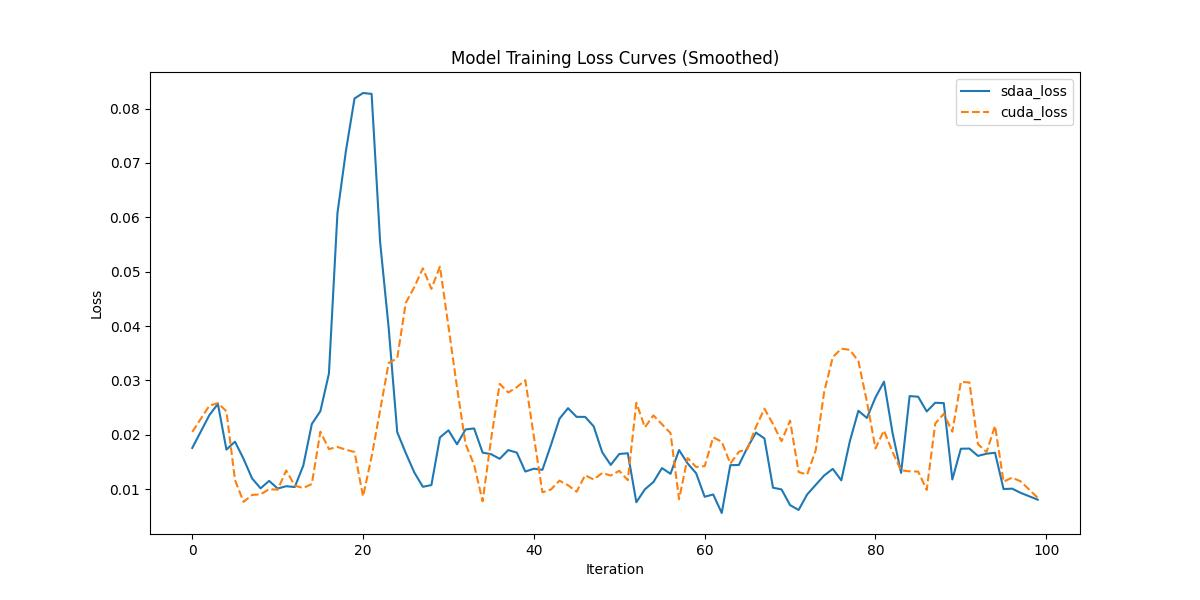

Write the Python code that produced this figure.
# BSD 3- Clause License Copyright (c) 2023, Tecorigin Co., Ltd. All rights
# reserved.
# Redistribution and use in source and binary forms, with or without
# modification, are permitted provided that the following conditions are met:
# Redistributions of source code must retain the above copyright notice,
# this list of conditions and the following disclaimer.
# Redistributions in binary form must reproduce the above copyright notice,
# this list of conditions and the following disclaimer in the documentation
# and/or other materials provided with the distribution.
# Neither the name of the copyright holder nor the names of its contributors
# may be used to endorse or promote products derived from this software
# without specific prior written permission.
#
# THIS SOFTWARE IS PROVIDED BY THE COPYRIGHT HOLDERS AND CONTRIBUTORS "AS IS"
# AND ANY EXPRESS OR IMPLIED WARRANTIES, INCLUDING, BUT NOT LIMITED TO, THE
# IMPLIED WARRANTIES OF MERCHANTABILITY AND FITNESS FOR A PARTICULAR PURPOSE
# ARE DISCLAIMED. IN NO EVENT SHALL THE COPYRIGHT HOLDER OR CONTRIBUTORS BE
# LIABLE FOR ANY DIRECT, INDIRECT, INCIDENTAL, SPECIAL, EXEMPLARY, OR
# CONSEQUENTIAL DAMAGES (INCLUDING, BUT NOT LIMITED TO, PROCUREMENT OF
# SUBSTITUTE GOODS OR SERVICES; LOSS OF USE, DATA, OR PROFITS; OR BUSINESS
# INTERRUPTION)
# HOWEVER CAUSED AND ON ANY THEORY OF LIABILITY, WHETHER IN CONTRACT,
# STRICT LIABILITY,OR TORT (INCLUDING NEGLIGENCE OR OTHERWISE)  ARISING IN ANY
# WAY OUT OF THE USE OF THIS SOFTWARE, EVEN IF ADVISED OF THE POSSIBILITY
# OF SUCH DAMAGE.
import re
import numpy as np
import matplotlib.pyplot as plt
from scipy.signal import savgol_filter
def compare_loss(benchmark_loss_array, sdaa_loss_array):

    def MeanRelativeError(cuda_loss, sdaa_loss):
        return ((sdaa_loss - cuda_loss) / cuda_loss).mean()

    def MeanAbsoluteError(cuda_loss, sdaa_loss):
        return (sdaa_loss - cuda_loss).mean()

    benchmark_mean_loss = benchmark_loss_array
    sdaa_mean_loss = sdaa_loss_array

    benchmark_compare_loss = benchmark_mean_loss
    sdaa_compare_loss = sdaa_mean_loss
    mean_relative_error = MeanRelativeError(benchmark_compare_loss, sdaa_compare_loss)
    mean_absolute_error = MeanAbsoluteError(benchmark_compare_loss, sdaa_compare_loss)

    print("MeanRelativeError:", mean_relative_error)
    print("MeanAbsoluteError:", mean_absolute_error)

    if mean_relative_error <= mean_absolute_error:
        print("Rule,mean_relative_error", mean_relative_error)
    else:
        print("Rule,mean_absolute_error", mean_absolute_error)

    print_str = f"{mean_relative_error=} <= 0.05 or {mean_absolute_error=} <= 0.0002"
    if mean_relative_error <= 0.05 or mean_absolute_error <= 0.0002:
        print('pass', print_str)
        return True, print_str
    else:
        print('fail', print_str)
        return False, print_str

def parse_string(string):
    #默认取rank 0 进行对比，这里根据情况修改
    pattern=r"rank : 0  train.loss : ([\d\.e-]+)"
    pattern1=r"Loss: ([\d\.e-]+)"
    match = re.findall(pattern, string)  or re.findall(pattern1, string)
    return match

def parse_loss(ret_list):
    step_num=len(ret_list)
    loss_arr = np.zeros(shape=(step_num, ))
    i=0
    for loss in ret_list:
        loss = float(loss)
        loss_arr[i] = loss
        i+=1
        if i>=100: break
    print(loss_arr)
    return loss_arr


def plot_loss(sdaa_loss,a100_loss):
    fig, ax = plt.subplots(figsize=(12, 6))

    smoothed_losses = savgol_filter(sdaa_loss, 5, 1)
    x = list(range(len(sdaa_loss)))
    ax.plot(x, smoothed_losses, label="sdaa_loss")

    smoothed_losses = savgol_filter(a100_loss, 5, 1)
    x = list(range(len(a100_loss)))
    ax.plot(x, smoothed_losses, "--", label="cuda_loss")

    ax.set_xlabel("Iteration")
    ax.set_ylabel("Loss")
    ax.set_title("Model Training Loss Curves (Smoothed)")
    ax.legend()
    plt.savefig("loss.jpg")

if __name__=="__main__":
    from argparse import ArgumentParser,ArgumentTypeError
    parser = ArgumentParser(description='modelzoo')
    parser.add_argument('--sdaa-log', type=str,default="sdaa.log")
    parser.add_argument('--cuda-log', type=str,default="cuda.log")
    args=parser.parse_args()

    sdaa_log = args.sdaa_log   
    with open(sdaa_log, 'r') as f:
        s = f.read()
    sdaa_res = parse_string(s)

    a100_log = args.cuda_log  
    with open(a100_log, 'r') as f:
        s = f.read()
    a100_res = parse_string(s)
    length=100
    sdaa_loss = parse_loss(sdaa_res[:length])
    a100_loss = parse_loss(a100_res[:length])
    compare_loss(a100_loss, sdaa_loss) # 比较loss
    plot_loss(sdaa_loss,a100_loss) # 对比loss曲线图
